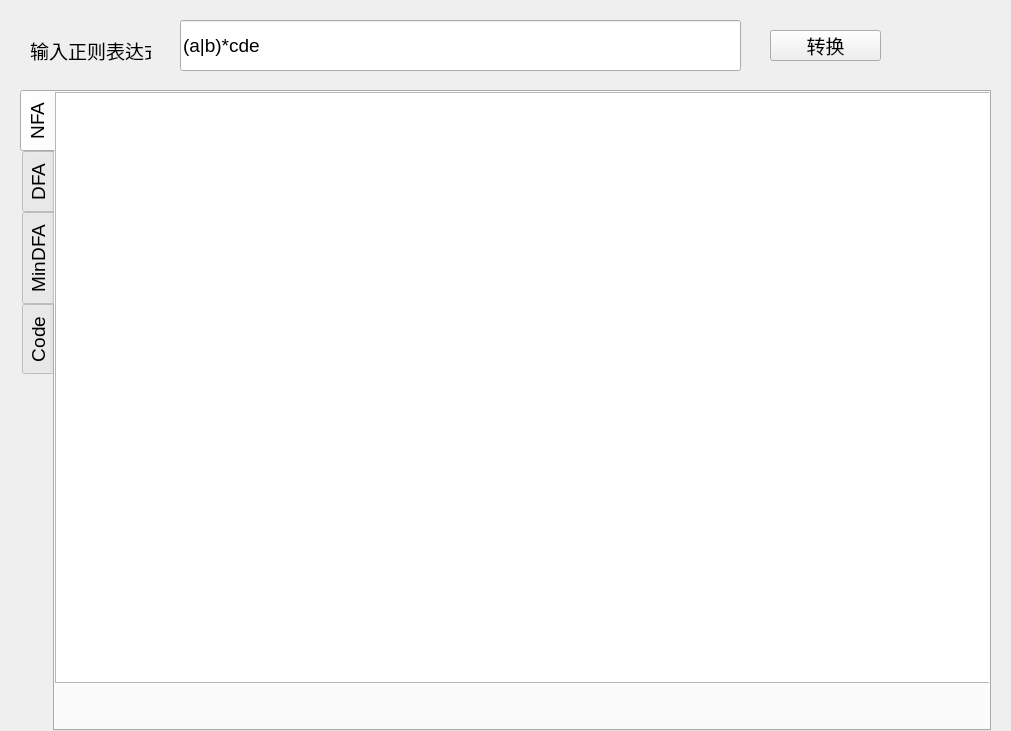
<?xml version="1.0" encoding="UTF-8"?>
<ui version="4.0">
 <class>MainWidget</class>
 <widget class="QWidget" name="MainWidget">
  <property name="geometry">
   <rect>
    <x>0</x>
    <y>0</y>
    <width>1011</width>
    <height>731</height>
   </rect>
  </property>
  <property name="font">
   <font>
    <pointsize>14</pointsize>
   </font>
  </property>
  <property name="windowTitle">
   <string>Form</string>
  </property>
  <widget class="QTabWidget" name="tabWidget">
   <property name="enabled">
    <bool>true</bool>
   </property>
   <property name="geometry">
    <rect>
     <x>20</x>
     <y>90</y>
     <width>971</width>
     <height>641</height>
    </rect>
   </property>
   <property name="tabPosition">
    <enum>QTabWidget::West</enum>
   </property>
   <property name="tabShape">
    <enum>QTabWidget::Rounded</enum>
   </property>
   <property name="currentIndex">
    <number>0</number>
   </property>
   <property name="iconSize">
    <size>
     <width>24</width>
     <height>26</height>
    </size>
   </property>
   <property name="elideMode">
    <enum>Qt::ElideRight</enum>
   </property>
   <property name="tabBarAutoHide">
    <bool>false</bool>
   </property>
   <widget class="QWidget" name="NFA">
    <attribute name="title">
     <string>NFA</string>
    </attribute>
    <widget class="QTableWidget" name="nfaTable">
     <property name="geometry">
      <rect>
       <x>0</x>
       <y>0</y>
       <width>981</width>
       <height>591</height>
      </rect>
     </property>
    </widget>
   </widget>
   <widget class="QWidget" name="DFA">
    <attribute name="title">
     <string>DFA</string>
    </attribute>
    <widget class="QTableWidget" name="dfaTable">
     <property name="geometry">
      <rect>
       <x>0</x>
       <y>0</y>
       <width>981</width>
       <height>591</height>
      </rect>
     </property>
    </widget>
   </widget>
   <widget class="QWidget" name="MinDFA">
    <attribute name="title">
     <string>MinDFA</string>
    </attribute>
    <widget class="QTableWidget" name="minDfaTable">
     <property name="geometry">
      <rect>
       <x>0</x>
       <y>0</y>
       <width>981</width>
       <height>591</height>
      </rect>
     </property>
    </widget>
   </widget>
   <widget class="QWidget" name="ToCode">
    <attribute name="title">
     <string>Code</string>
    </attribute>
    <widget class="QTextBrowser" name="codeBrowser">
     <property name="geometry">
      <rect>
       <x>0</x>
       <y>1</y>
       <width>981</width>
       <height>591</height>
      </rect>
     </property>
    </widget>
   </widget>
  </widget>
  <widget class="QLabel" name="label">
   <property name="geometry">
    <rect>
     <x>30</x>
     <y>10</y>
     <width>121</width>
     <height>81</height>
    </rect>
   </property>
   <property name="text">
    <string>输入正则表达式:</string>
   </property>
  </widget>
  <widget class="QLineEdit" name="input">
   <property name="geometry">
    <rect>
     <x>180</x>
     <y>20</y>
     <width>561</width>
     <height>51</height>
    </rect>
   </property>
   <property name="text">
    <string>(a|b)*cde</string>
   </property>
  </widget>
  <widget class="QPushButton" name="button">
   <property name="geometry">
    <rect>
     <x>770</x>
     <y>30</y>
     <width>111</width>
     <height>31</height>
    </rect>
   </property>
   <property name="text">
    <string>转换</string>
   </property>
  </widget>
 </widget>
 <resources/>
 <connections/>
</ui>
